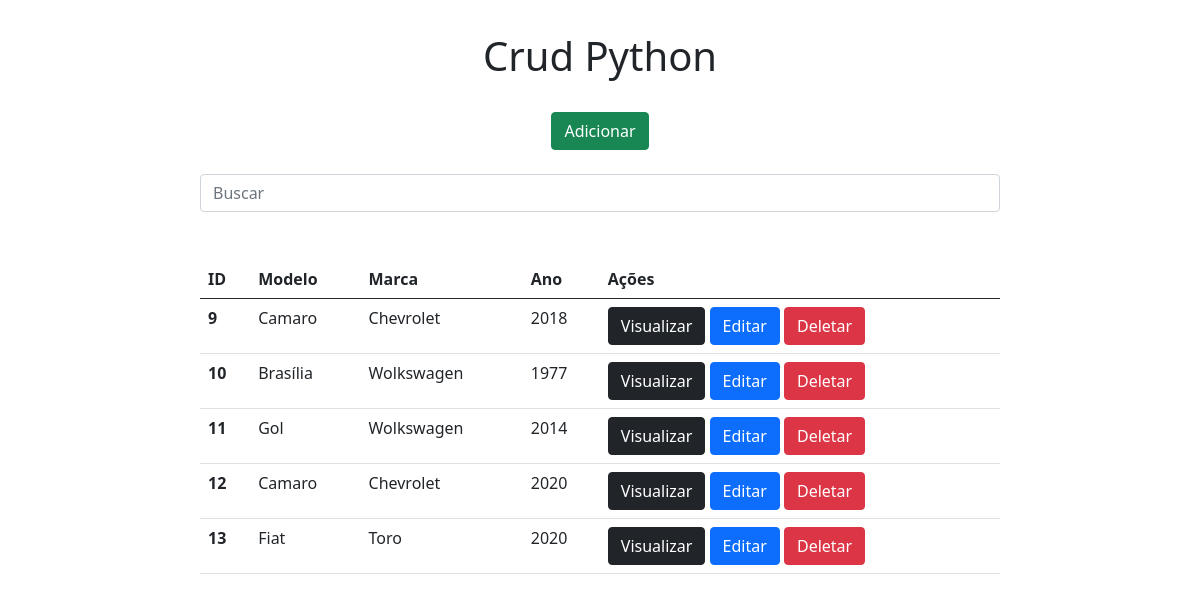
The page / on the database its author committed.
### app/models.py (models this page shows)
class Carros(models.Model):
    modelo = models.CharField(max_length=150)
    marca = models.CharField(max_length=100)
    ano = models.IntegerField()

### app/views.py (the view)
# urls.py: 2. Add a URL to urlpatterns:  path('', views.home, name='home')
def home(request):
    data = {}
    search = request.GET.get('search')
    if search:
        data['db'] = Carros.objects.filter(modelo__icontains=search)
    else:
        data['db'] = Carros.objects.all()
    return render(request, 'index.html', data)

### app/templates/index.html (shortened to what this page needs)
﻿<!DOCTYPE html>
<html lang="pt-br">
<head>
    <link href="https://cdn.jsdelivr.net/npm/bootstrap@5.0.0-beta1/dist/css/bootstrap.min.css" rel="stylesheet">
</head>
<body>
    <div class="col-8 m-auto pt-2 pb-2 text-center">
        <h1>Crud Python</h1>
    </div>
    <div class="col-8 m-auto pt-3 pb-2 text-center">
        <a href="/form" class="btn btn-success">Adicionar</a>
    </div>
    <div class="col-8 m-auto pt-3 pb-2 text-center">
        <form method="get">
            <input type="text" id="search" name="search" class="form-control" placeholder="Buscar">
        </form>
    </div>
    <div class="col-8 m-auto pt-4 pb-2 text-center">
        <table class="table">
            <thead class="thead-dark">
              <tr>
                <th scope="col">ID</th>
                <th scope="col">Modelo</th>
                <th scope="col">Marca</th>
                <th scope="col">Ano</th>
                <th scope="col">Ações</th>
              </tr>
            </thead>
            <tbody>
            {% for dbs in db %}
            <tr>
                <th >{{dbs.id}}</th>
                <td>{{dbs.modelo}}</td>
                <td>{{dbs.marca}}</td>
                <td>{{dbs.ano}}</td>
                <td>
                    <a href="/view/{{dbs.id}}" class="btn btn-dark">Visualizar</a>
                    <a href="/edit/{{dbs.id}}" class="btn btn-primary">Editar</a>
                    <a href="/delete/{{dbs.id}}" class="btn btn-danger btnDel">Deletar</a>
                </td>
              </tr>
                {% endfor %}
        </table>
    </div>
    {% load static %}
</body>
</html>

### rows shown on the page
Carros: id "9", modelo "Camaro", marca "Chevrolet", ano "2018"
Carros: id "10", modelo "Brasília", marca "Wolkswagen", ano "1977"
Carros: id "11", modelo "Gol", marca "Wolkswagen", ano "2014"
Carros: id "12", modelo "Camaro", marca "Chevrolet", ano "2020"
Carros: id "13", modelo "Fiat", marca "Toro", ano "2020"
